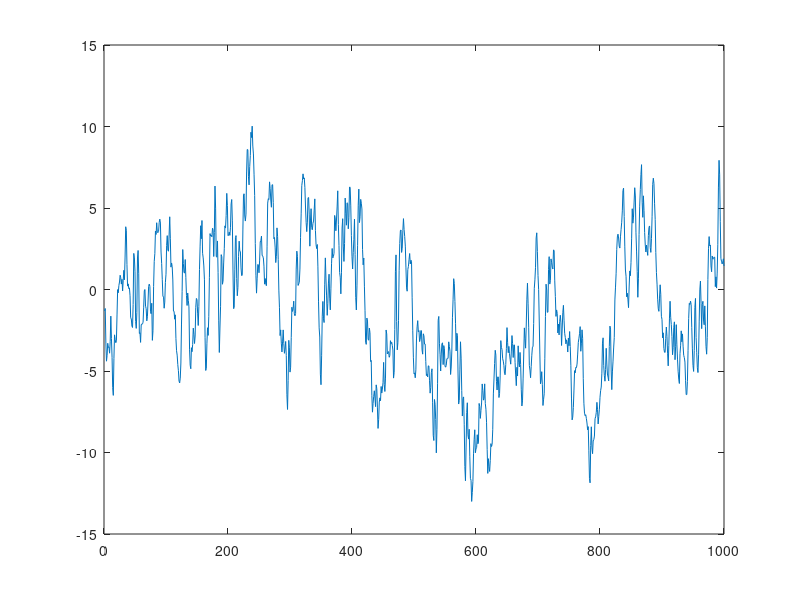

Reproduce this figure in MATLAB. (Note: this script raises an error after producing the figure.)
%
% Time series analysis
% Lund University
%
% Example code 22: Estimating the unknown parameters of an ARMA process
% using the Kalman filter (see also example 8.12).
%
% Reference: 
%   "An Introduction to Time Series Modeling", 4th ed, by Andreas Jakobsson
%   Studentlitteratur, 2021
%
clear; clc;
close all;
addpath('../functions', '../data')              % Add this line to update the path

% Simulate a process.
rng(1)                                          % Set the seed (just done for the lecture!)
extraN = 100;
N  = 1000;
A0 = [1 -0.95];
C0 = [1 0.5 0 -0.2];                            
e  = randn( N+extraN, 1 );
y  = filter( C0, A0, e );   y = y(extraN+1:end);    e = e(extraN+1:end);

% Plot realisation. As an example, we here treat the last 100 samples as
% our validation data. The modeling set may be some earlier part, say,
% sample 400 to 600. It is on that part of the data we have decided the
% model structure to be estimated (not done in this example) - but note
% that the parameters estimated are from the start of time.
pstart = N-100;                                 % Start of the validation data.                            
f1 = figure;
plot( y )
figProp = get(f1);
line( [pstart pstart], figProp.CurrentAxes.YLim, 'Color', 'red', 'LineStyle', ':' )
legend('Measured data', 'Validation data','Location','NW')
ylabel('Amplitude')
xlabel('Time')
title( 'Realisation of an ARMA-process' )



%% Estimate the unknown parameters using a Kalman filter.
p0 = 1;                                         % Number of unknowns in the A polynomial.
q0 = 2;                                         % Number of unknowns in the C polynomial.

A     = eye(p0+q0);
Rw    = 1;                                      % Measurement noise covariance matrix, R_w. Note that Rw has the same dimension as Ry.
Re    = 1e-6*eye(p0+q0);                        % System noise covariance matrix, R_e. Note that Re has the same dimension as Rx_t1.
Rx_t1 = eye(p0+q0);                             % Initial covariance matrix, V0 = R_{1|0}^{x,x}
h_et  = zeros(N,1);                             % Estimated one-step prediction error.
xt    = zeros(p0+q0,N);                         % Estimated states. Intial state, x_{1|0} = 0.
yhat  = zeros(N,1);                             % Estimated output.
xStd  = zeros(p0+q0,N);                         % Stores one std for the one-step prediction.
for t=4:N                                       % We use t-3, so start at t=4.
    % Update the predicted state and the time-varying state vector.
    x_t1 = A*xt(:,t-1);                         % x_{t|t-1} = A x_{t-1|t-1}
    C    = [ -y(t-1) h_et(t-1) h_et(t-3) ];     % Use earlier prediction errors as estimate of e_t.
    
    % Update the parameter estimates.
    Ry = C*Rx_t1*C' + Rw;                       % R_{t|t-1}^{y,y} = C R_{t|t-1}^{x,x} + Rw
    Kt = Rx_t1*C'/Ry;                           % K_t = R^{x,x}_{t|t-1} C^T inv( R_{t|t-1}^{y,y} )
    yhat(t) = C*x_t1;                           % One-step prediction, \hat{y}_{t|t-1}.
    h_et(t) = y(t)-yhat(t);                     % One-step prediction error, \hat{e}_t = y_t - \hat{y}_{t|t-1}
    xt(:,t) = x_t1 + Kt*( h_et(t) );            % x_{t|t}= x_{t|t-1} + K_t ( y_t - Cx_{t|t-1} ) 

    % Update the covariance matrix estimates.
    Rx_t  = Rx_t1 - Kt*Ry*Kt';                  % R^{x,x}_{t|t} = R^{x,x}_{t|t-1} - K_t R_{t|t-1}^{y,y} K_t^T
    Rx_t1 = A*Rx_t*A' + Re;                     % R^{x,x}_{t+1|t} = A R^{x,x}_{t|t} A^T + Re

    % Estimate a one std confidence interval of the estimated parameters.
    % This is only for the plots.
    xStd(:,t) = sqrt( diag(Rx_t) );             % This is one std for each of the parameters for the one-step prediction.

    % Estimate a one std confidence interval of the one-step prediction.
    yStd(:,t) = sqrt( Ry );                     % As the output is scalar, Ry is too.
end

% Examine the estimate of the driving noise.
figure
plot( [e h_et])
xlabel('Time')
title('Estimating the driving noise process')
legend('Noise process, e_t', 'Prediction error, \epsilon_{t|t-1}', 'Location','SW')


%% Examine the estimated parameters.
% As with the command present, the precision is given with +/- one std. 
trueParams = [A0(2) C0(2) C0(4)];               % These are the true parameters we seek.
figure
plotWithConf( (1:N), xt', xStd', trueParams );
title(sprintf('Estimated parameters, with Re = %7.6f and Rw = %4.3f', Re(1,1), Rw(1,1)))
xlabel('Time')
ylim([-1.5 1.5])

% Examine the final predicted parameters.
fprintf('The final values of the estimated parameters are:\n')
for k=1:length(trueParams)
    fprintf('  True value: %5.2f, estimated value: %5.2f (+/- %5.4f).\n', trueParams(k), xt(k,end), xStd(k,end) )
end 


%% Show the one-step prediction with confidence interval. 
figure
hold on
plot( y,'r' )
plotWithConf( (1:N), yhat, yStd' );
hold off
title('One-step prediction using the Kalman filter')
xlabel('Time')
legend('Realisation', 'Kalman estimate', 'Location','SW')


%% Examine one-step prediction residual.
ey = y-yhat;
ey = ey(pstart:N);                              % Extract the validation data. Note that we in this way also ignore the initial values, allowing the filter converge.
checkIfWhite( ey );

[~, pacfEst] = plotACFnPACF( ey, 40, 'One-step Kalman prediction' );
checkIfNormal( pacfEst(2:end), 'PACF' );
